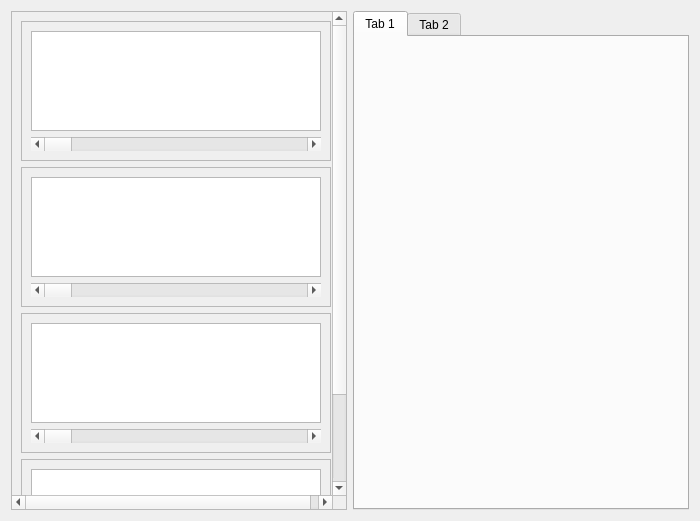
<?xml version="1.0" encoding="UTF-8"?>
<ui version="4.0">
 <class>Form</class>
 <widget class="QWidget" name="Form">
  <property name="geometry">
   <rect>
    <x>0</x>
    <y>0</y>
    <width>700</width>
    <height>521</height>
   </rect>
  </property>
  <property name="windowTitle">
   <string>Form</string>
  </property>
  <layout class="QVBoxLayout" name="verticalLayout">
   <item>
    <layout class="QHBoxLayout" name="horizontalLayout">
     <item>
      <widget class="QScrollArea" name="scrollArea">
       <property name="widgetResizable">
        <bool>true</bool>
       </property>
       <widget class="QWidget" name="scrollAreaWidgetContents">
        <property name="geometry">
         <rect>
          <x>0</x>
          <y>0</y>
          <width>328</width>
          <height>596</height>
         </rect>
        </property>
        <layout class="QVBoxLayout" name="verticalLayout_2">
         <item>
          <widget class="QFrame" name="frame_5">
           <property name="sizePolicy">
            <sizepolicy hsizetype="Minimum" vsizetype="Fixed">
             <horstretch>0</horstretch>
             <verstretch>0</verstretch>
            </sizepolicy>
           </property>
           <property name="minimumSize">
            <size>
             <width>310</width>
             <height>140</height>
            </size>
           </property>
           <property name="maximumSize">
            <size>
             <width>1600000</width>
             <height>140</height>
            </size>
           </property>
           <property name="frameShape">
            <enum>QFrame::StyledPanel</enum>
           </property>
           <property name="frameShadow">
            <enum>QFrame::Raised</enum>
           </property>
           <layout class="QVBoxLayout" name="verticalLayout_11">
            <item>
             <layout class="QVBoxLayout" name="verticalLayout_12">
              <item>
               <widget class="QGraphicsView" name="graphicsView_5"/>
              </item>
              <item>
               <widget class="QScrollBar" name="horizontalScrollBar_5">
                <property name="orientation">
                 <enum>Qt::Horizontal</enum>
                </property>
               </widget>
              </item>
             </layout>
            </item>
           </layout>
          </widget>
         </item>
         <item>
          <widget class="QFrame" name="frame_4">
           <property name="sizePolicy">
            <sizepolicy hsizetype="Minimum" vsizetype="Fixed">
             <horstretch>0</horstretch>
             <verstretch>0</verstretch>
            </sizepolicy>
           </property>
           <property name="minimumSize">
            <size>
             <width>310</width>
             <height>140</height>
            </size>
           </property>
           <property name="maximumSize">
            <size>
             <width>1600000</width>
             <height>140</height>
            </size>
           </property>
           <property name="frameShape">
            <enum>QFrame::StyledPanel</enum>
           </property>
           <property name="frameShadow">
            <enum>QFrame::Raised</enum>
           </property>
           <layout class="QVBoxLayout" name="verticalLayout_9">
            <item>
             <layout class="QVBoxLayout" name="verticalLayout_10">
              <item>
               <widget class="QGraphicsView" name="graphicsView_4"/>
              </item>
              <item>
               <widget class="QScrollBar" name="horizontalScrollBar_4">
                <property name="orientation">
                 <enum>Qt::Horizontal</enum>
                </property>
               </widget>
              </item>
             </layout>
            </item>
           </layout>
          </widget>
         </item>
         <item>
          <widget class="QFrame" name="frame_2">
           <property name="sizePolicy">
            <sizepolicy hsizetype="Minimum" vsizetype="Fixed">
             <horstretch>0</horstretch>
             <verstretch>0</verstretch>
            </sizepolicy>
           </property>
           <property name="minimumSize">
            <size>
             <width>310</width>
             <height>140</height>
            </size>
           </property>
           <property name="maximumSize">
            <size>
             <width>1600000</width>
             <height>140</height>
            </size>
           </property>
           <property name="frameShape">
            <enum>QFrame::StyledPanel</enum>
           </property>
           <property name="frameShadow">
            <enum>QFrame::Raised</enum>
           </property>
           <layout class="QVBoxLayout" name="verticalLayout_5">
            <item>
             <layout class="QVBoxLayout" name="verticalLayout_6">
              <item>
               <widget class="QGraphicsView" name="graphicsView_2"/>
              </item>
              <item>
               <widget class="QScrollBar" name="horizontalScrollBar_2">
                <property name="orientation">
                 <enum>Qt::Horizontal</enum>
                </property>
               </widget>
              </item>
             </layout>
            </item>
           </layout>
          </widget>
         </item>
         <item>
          <widget class="QFrame" name="frame_3">
           <property name="sizePolicy">
            <sizepolicy hsizetype="Minimum" vsizetype="Fixed">
             <horstretch>0</horstretch>
             <verstretch>0</verstretch>
            </sizepolicy>
           </property>
           <property name="minimumSize">
            <size>
             <width>310</width>
             <height>140</height>
            </size>
           </property>
           <property name="maximumSize">
            <size>
             <width>1600000</width>
             <height>140</height>
            </size>
           </property>
           <property name="frameShape">
            <enum>QFrame::StyledPanel</enum>
           </property>
           <property name="frameShadow">
            <enum>QFrame::Raised</enum>
           </property>
           <layout class="QVBoxLayout" name="verticalLayout_7">
            <item>
             <layout class="QVBoxLayout" name="verticalLayout_8">
              <item>
               <widget class="QGraphicsView" name="graphicsView_3"/>
              </item>
              <item>
               <widget class="QScrollBar" name="horizontalScrollBar_3">
                <property name="orientation">
                 <enum>Qt::Horizontal</enum>
                </property>
               </widget>
              </item>
             </layout>
            </item>
           </layout>
          </widget>
         </item>
        </layout>
       </widget>
      </widget>
     </item>
     <item>
      <widget class="QTabWidget" name="tabWidget">
       <widget class="QWidget" name="tab">
        <attribute name="title">
         <string>Tab 1</string>
        </attribute>
       </widget>
       <widget class="QWidget" name="tab_2">
        <attribute name="title">
         <string>Tab 2</string>
        </attribute>
       </widget>
      </widget>
     </item>
    </layout>
   </item>
  </layout>
 </widget>
 <resources/>
 <connections/>
</ui>
